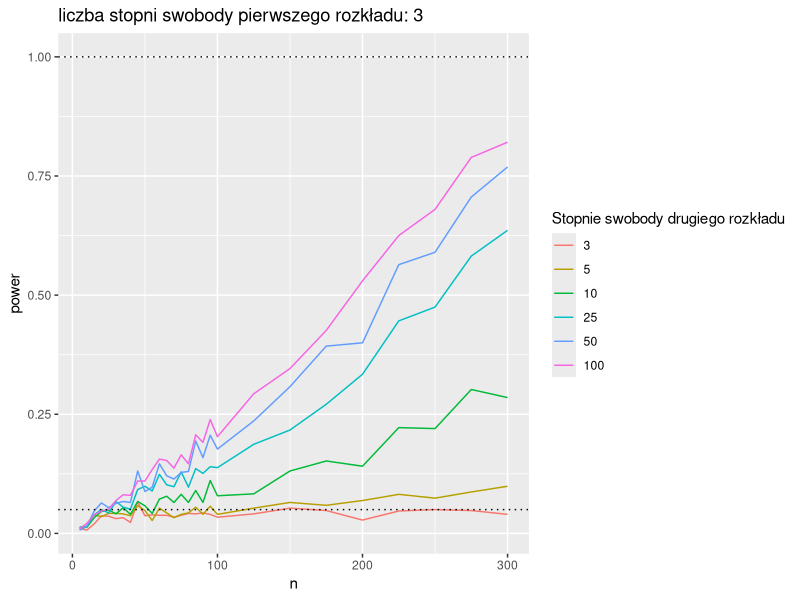
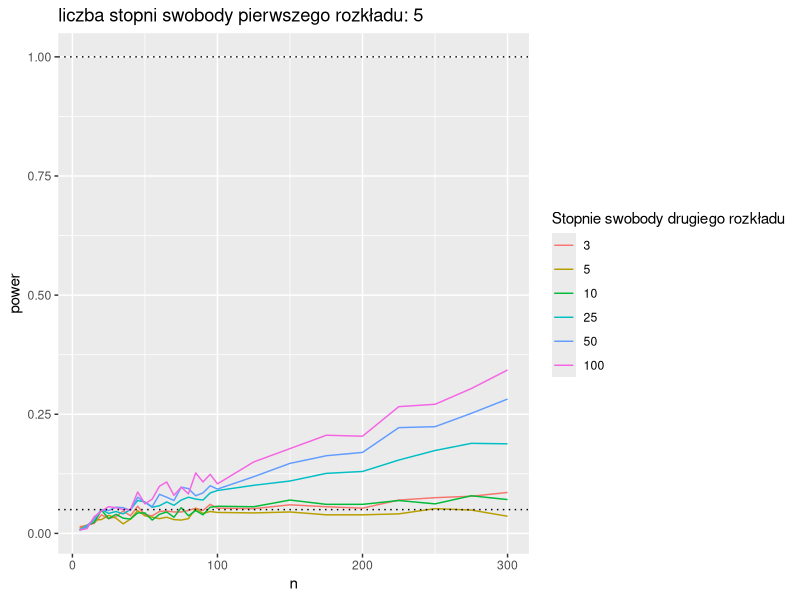

Recreate these plots in R, in order. (Note: a time limit stopped this script after it produced the figures.)
## ---- chunk 1
knitr::opts_chunk$set(cache = TRUE)
## ---- chunk 2
library(ggplot2)
power_fun <- function(n, df1, df2){
  mean(
    sapply(1:1000, function(i) {
      sample1 = (rchisq(n, df1) - df1)/sqrt(2*df1)
      sample2 = (rchisq(n, df2) - df2)/sqrt(2*df2)
      ks.test(sample1,sample2)$p.val < 0.05
    })
  )
}
df1_seq = c(3,5,10,25,50)
df2_seq = c(3,5,10,25,50,100)
n_seq = c(seq(5,100,5),seq(125,300,25))

for(df1 in df1_seq){
  data_list <- NULL
  data <- NULL
  data_list <-
    lapply(n_seq, function(n){
      data.frame(
        n = n,
        df = df2_seq,
        power = sapply(df2_seq, function(df2) power_fun(n, df1, df2))
      )  
    })
  data <- do.call(rbind, data_list)
  plot <- ggplot(data = data, aes(x=n,y=power, col = factor(df))) +
    geom_line() + 
    geom_hline(yintercept=0.05, linetype='dotted') + 
    geom_hline(yintercept=1, linetype='dotted') +
    ggtitle(paste("liczba stopni swobody pierwszego rozkładu:",df1)) + labs(col = "Stopnie swobody drugiego rozkładu")
  print(plot)
}
